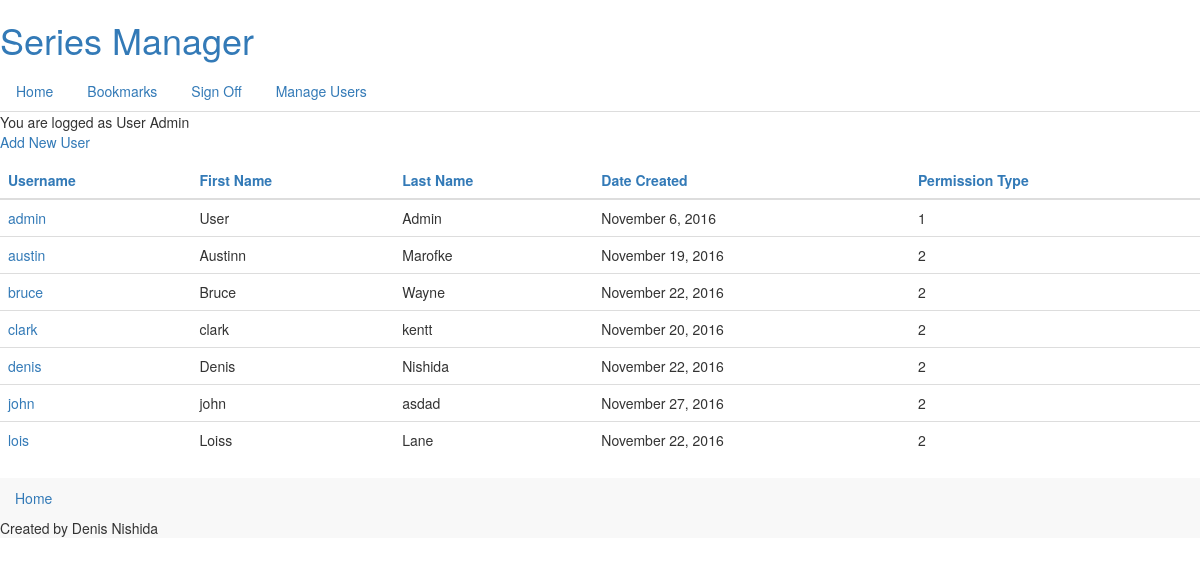
Page /manageusers.php (signed in) on the committed database.
### tables this page shows
CREATE TABLE `users` (
  `UserId` int(11) NOT NULL,
  `FirstName` varchar(20) NOT NULL,
  `LastName` varchar(20) NOT NULL,
  `Password` varchar(300) NOT NULL,
  `Username` varchar(20) NOT NULL,
  `DateCreated` timestamp NOT NULL DEFAULT CURRENT_TIMESTAMP,
  `PermissionType` int(11) NOT NULL
);

### include/user_permission.php (called while the page is built, shortened)
<?php
    function getPermission()
    {
        $showPermission = 0;
        if (isset($_SESSION[PERMISSION_SESSION_KEY]))
        {
            $showPermission = $_SESSION[PERMISSION_SESSION_KEY];
        }
        return $showPermission;
    }
?>

### manageusers.php (the view, shortened to what this page needs)
<?php
    include 'include/user_permission.php';
    require 'include/connect.php';
    $showPermission = getPermission();
    $orderBy = 'Username';
    $query = "SELECT UserId, FirstName, LastName, Password, Username, DateCreated, PermissionType FROM users ORDER BY $orderBy";
    $statement = $db->prepare($query);
    $success = $statement->execute();
    $users = $statement->fetchAll();
?>
<?php include ("templates/header.php") ?>
    <section>
        <?php if ($showPermission == 1): ?>
            <p><a href="signin/Register">Add New User</a></p>
        <?php endif; ?>
        <?php if ($showPermission == 1): ?>
            <table class="table">
                <thead>
                    <tr>
                        <th><a href="manageusers/Username">Username</a></th>
                        <th><a href="manageusers/FirstName">First Name</a></th>
                        <th><a href="manageusers/LastName">Last Name</a></th>
                        <th><a href="manageusers/DateCreated">Date Created</a></th>
                        <th><a href="manageusers/PermissionType">Permission Type</a></th>
                    </tr>
                </thead>
                <tbody>
                    <?php foreach ($users as $user): ?>
                        <tr>
                            <td><a href="edituser/<?= $user['UserId'] ?>/<?= $user['Username'] ?>"><?= $user['Username'] ?></a></td>
                            <td><?= $user['FirstName'] ?></td>
                            <td><?= $user['LastName'] ?></td>
                            <td><?= date("F j, Y", strtotime($user['DateCreated'])) ?></td>
                            <td><?= $user['PermissionType'] ?></td>
                        </tr>
                    <?php endforeach; ?>
                </tbody>
            </table>
        <?php else: ?>
            <p>You do not have enough permission.</p>
        <?php endif; ?>
    </section>
<?php include "templates/footer.php" ?>

### rows in the picture
users: Username "admin", FirstName "User", LastName "Admin", DateCreated "November 6, 2016", PermissionType "1"
users: Username "austin", FirstName "Austinn", LastName "Marofke", DateCreated "November 19, 2016", PermissionType "2"
users: Username "bruce", FirstName "Bruce", LastName "Wayne", DateCreated "November 22, 2016", PermissionType "2"
users: Username "clark", FirstName "clark", LastName "kentt", DateCreated "November 20, 2016", PermissionType "2"
users: Username "denis", FirstName "Denis", LastName "Nishida", DateCreated "November 22, 2016", PermissionType "2"
users: Username "john", FirstName "john", LastName "asdad", DateCreated "November 27, 2016", PermissionType "2"
users: Username "lois", FirstName "Loiss", LastName "Lane", DateCreated "November 22, 2016", PermissionType "2"

### other values in the picture
$_SESSION['FirstName'] "User"
$_SESSION['LastName'] "Admin"
